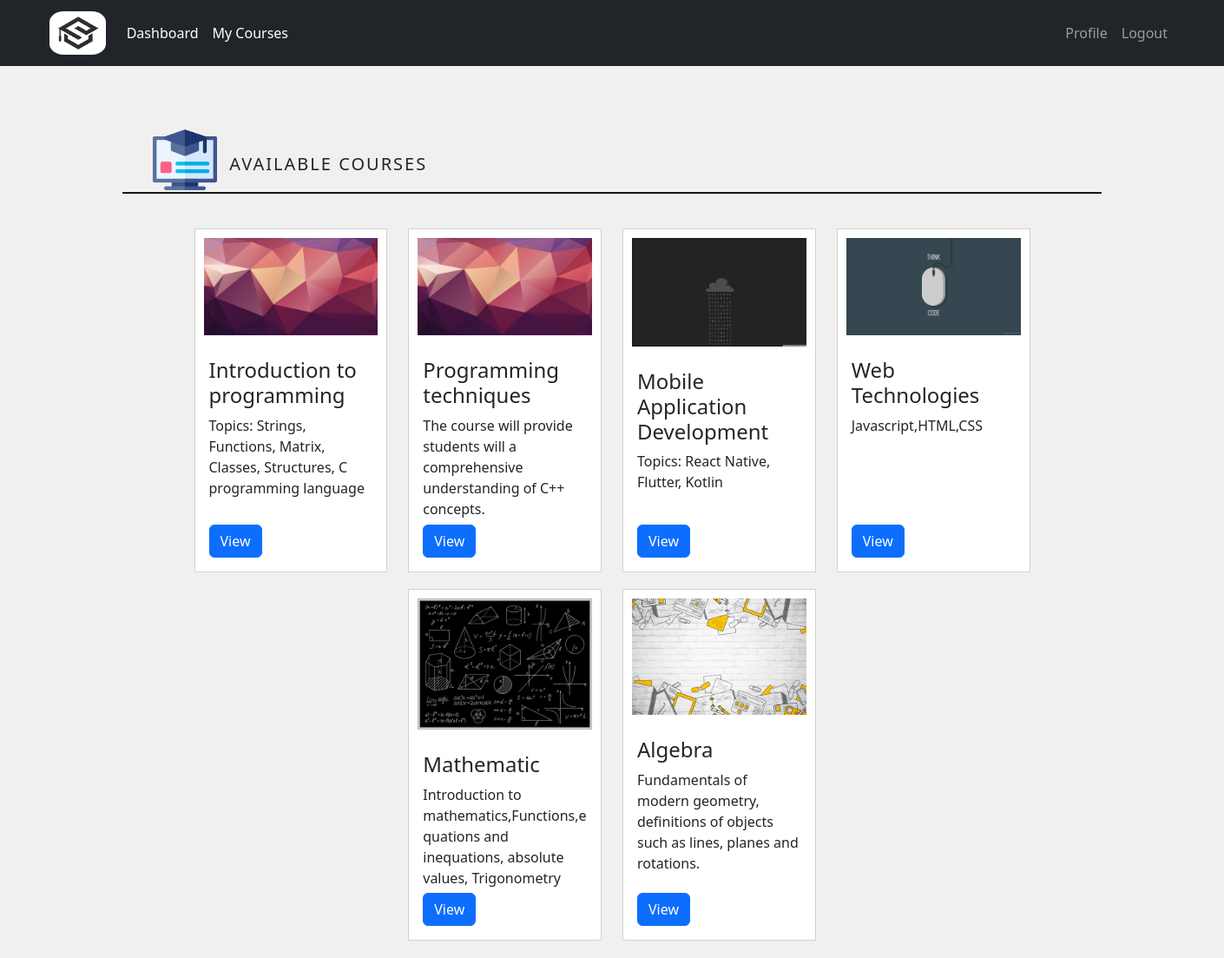
Screenshot of /courses/dashboard (signed in) with the database file from the repository.
### courses/models.py (models this page shows, shortened)
class Course(models.Model):
    name = models.CharField(max_length=50)
    summary = models.CharField(max_length=500)
    image = models.ImageField(upload_to="courses_images",default="courses_images/default.jpg",blank=True)
    overview = models.TextField(null=True,blank=True)
    max_students = models.IntegerField(default=100)
    student_number = models.IntegerField(default=0)

### courses/views.py (the view)
# urls.py: path('dashboard',views.dashboard,name='dashboard'),
@login_required
def dashboard(request):
   newUser=request.user
   if newUser.is_tutor:
      tutor_courses=TutorCourse.objects.filter(tutor=newUser.Tutor)
      courses=[x.course for x in tutor_courses]
      return render(request,"courses/all_courses.html",{'all_courses':courses})
   else:
      courses = Course.objects.all()
   return render(request,"courses/all_courses.html",{'all_courses':courses})

### templates/courses/all_courses.html
{% extends 'courses/dashboard.html' %}
{% block content_courses %}
{% load static %}
<div style="margin-left: auto; margin-right: auto; width:75%; margin-top: 5%; position: relative;">
  <img class="col-sm-4 col-md-4 col-lg-4" src="{% static 'img/course.png' %}"
       style="width:7%;">
  <div class="col-sm-8 col-md-8 col-lg-8" style="position:absolute; bottom: 12px; display: inline-block;">
    <h5 style="margin-left: 2%; letter-spacing: 2px;">AVAILABLE COURSES</h5>
  </div>
</div>
<hr style="width: 80%; margin-left: auto; margin-right: auto; background-color: black;
           opacity: 1; margin-top: 0; height: 2px;">
    <div class="container coursesBox">
        <div class="row centerCourses equal">
        {% if all_courses %}
        {% for course in all_courses %}
        <div class="cols-sm-6 col-md-4 col-lg-3" style="margin-bottom: 2%;">
          <div class="card" style="max-width: 300px; min-width: 100px; border-radius: 0px; height: 100%;">
            <img class="card-img-top" src="{{ course.image.url }}" alt="Card image" style="width: 100%;padding: 10px;">
            <div class="card-body" style="display: flex; flex-direction: column; justify-content: space-between;">
              <div style="margin-bottom: 3%;">
                <h4 class="card-title">{{course.name}}</h4>
                <p class="card-text">{{course.summary}}</p>
              </div>
              <div>
                {% if user.is_student %}
                  <a href="{% url 'course' course_id=course.pk %}" class="btn btn-primary">View</a>
                {% else %}
                  <a href="{% url 'tutor_course' course_id=course.pk %}" class="btn btn-primary">View</a>
                {% endif%}
              </div>
            </div>
          </div>
        </div>
        {% endfor %}
        {% else %}
        <h2 style="text-align: center;">There are no courses yet!</h2>
        {% endif %}
    </div>
</div>
{% endblock %}

### static/css/style.css (style rules this page uses)
html { scroll-behavior: smooth; }
*, *:before, *:after { box-sizing: border-box; }
body { margin: 0; padding: 0; min-width: 1400px; }

### static/css/login.css (style rules this page uses)
.coursesBox { margin: auto; width: 70%; margin-top:40px; }
.centerCourses { display: flex; justify-content: center; }

### rows the page displays
Course: image (placeholder picture), name "Introduction to programming", summary "Topics: Strings, Functions, Matrix, Classes, Structures, C programming language"
Course: image (placeholder picture), name "Programming techniques", summary "The course will provide students will a comprehensive understanding of C++ concepts."
Course: image (picture), name "Mobile Application Development", summary "Topics: React Native, Flutter, Kotlin"
Course: image (picture), name "Web Technologies", summary "Javascript,HTML,CSS"
Course: image (picture), name "Mathematic", summary "Introduction to mathematics,Functions,equations and inequations, absolute values, Trigonometry"
Course: image (picture), name "Algebra", summary "Fundamentals of modern geometry, definitions of objects such as lines, planes and rotations."
